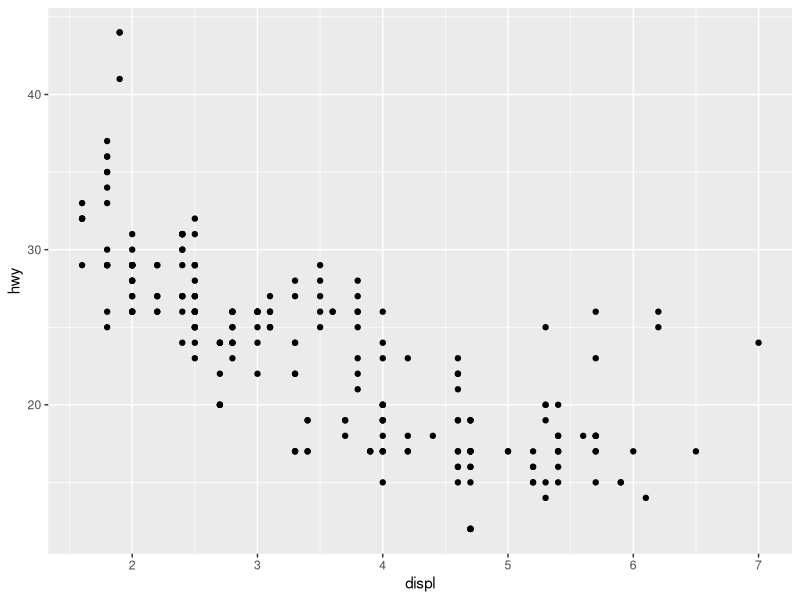
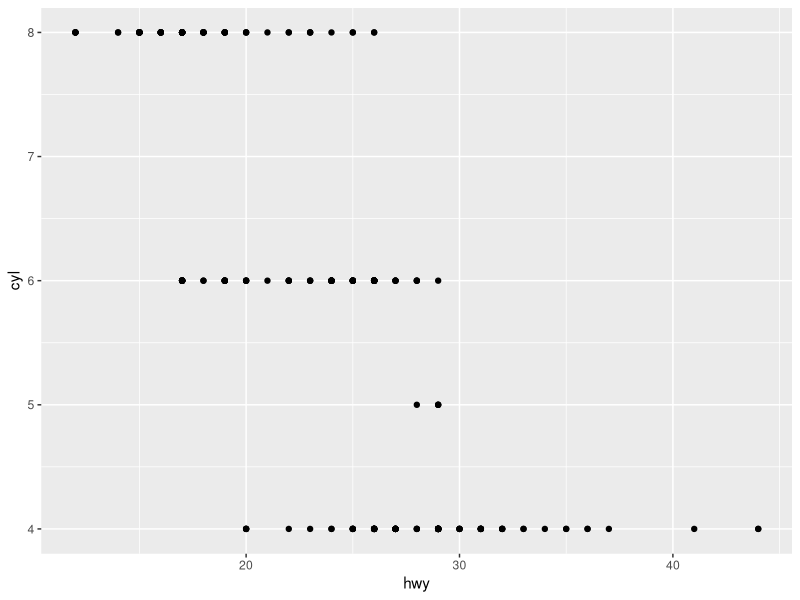
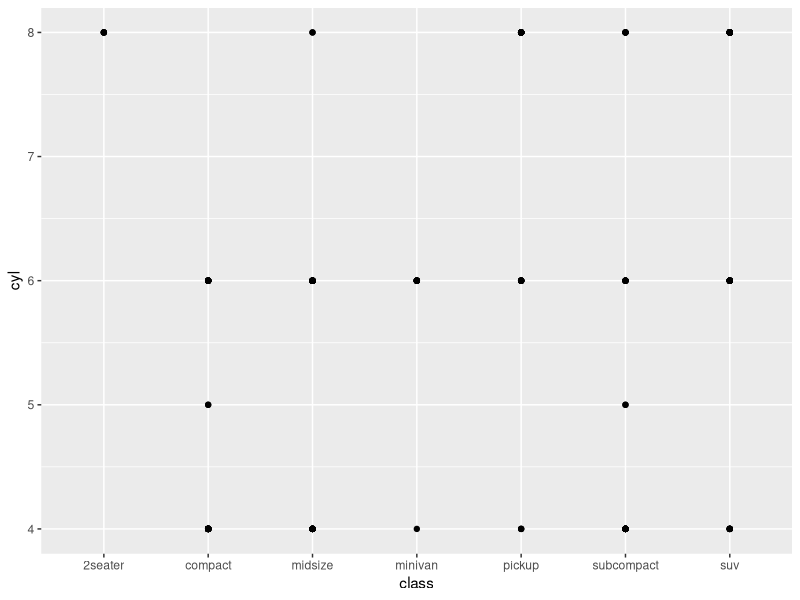
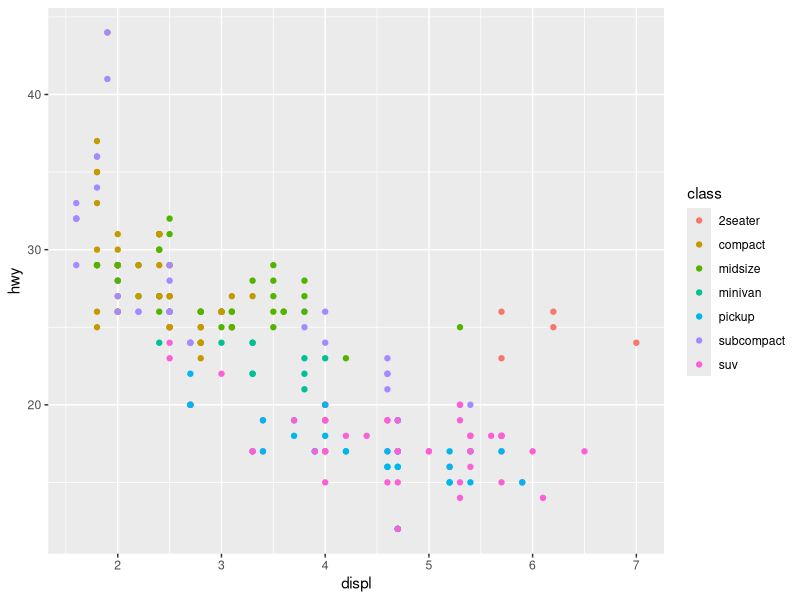
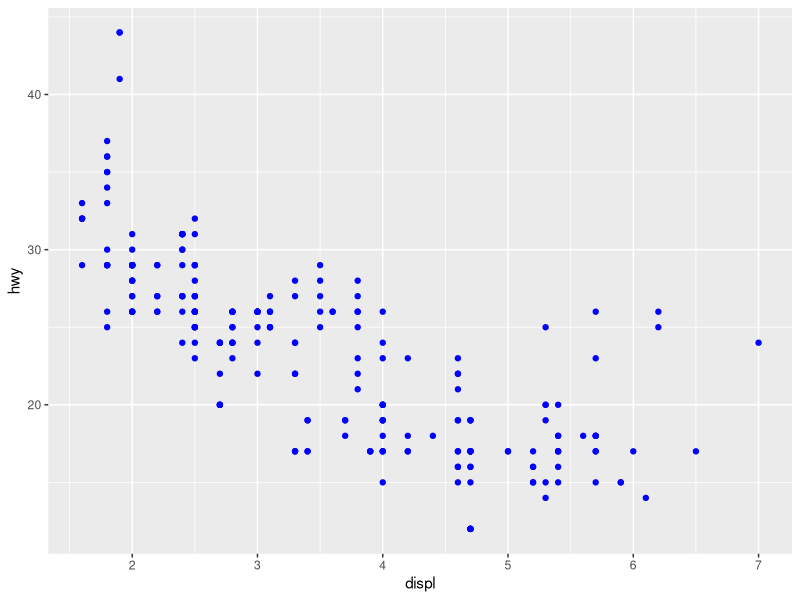
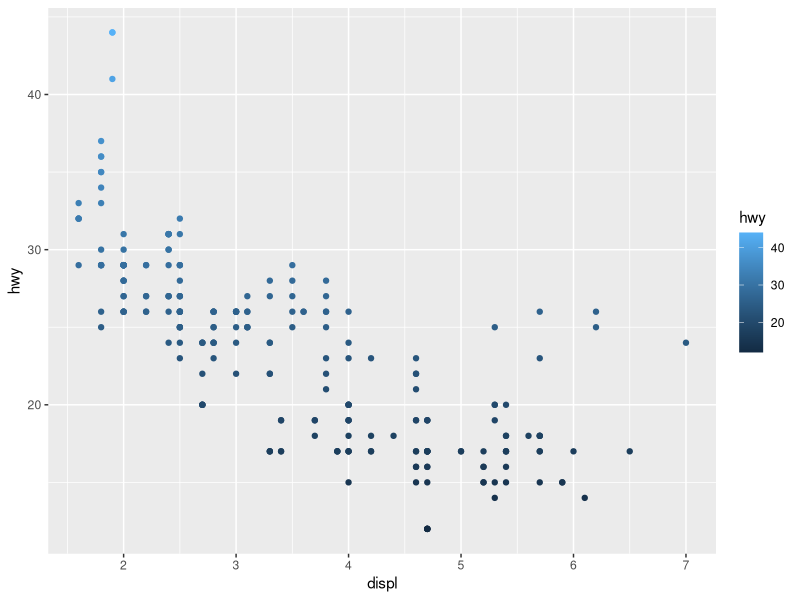
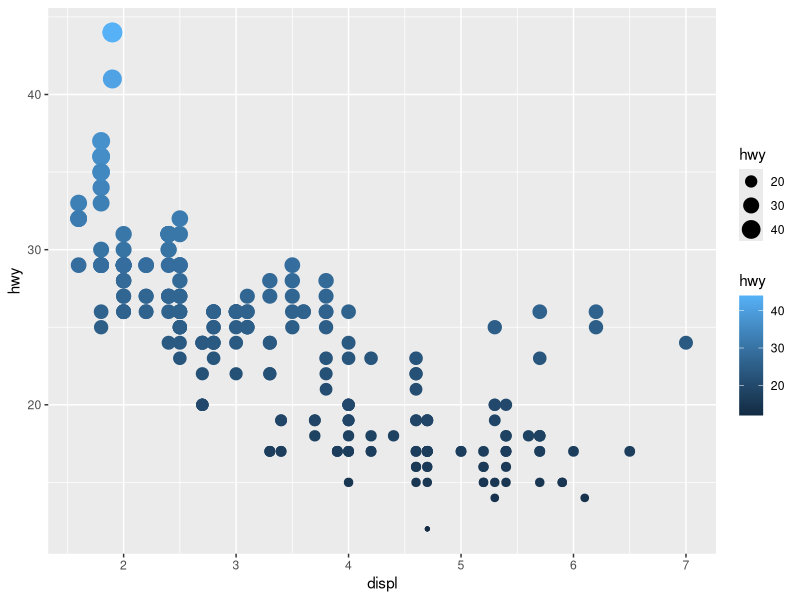
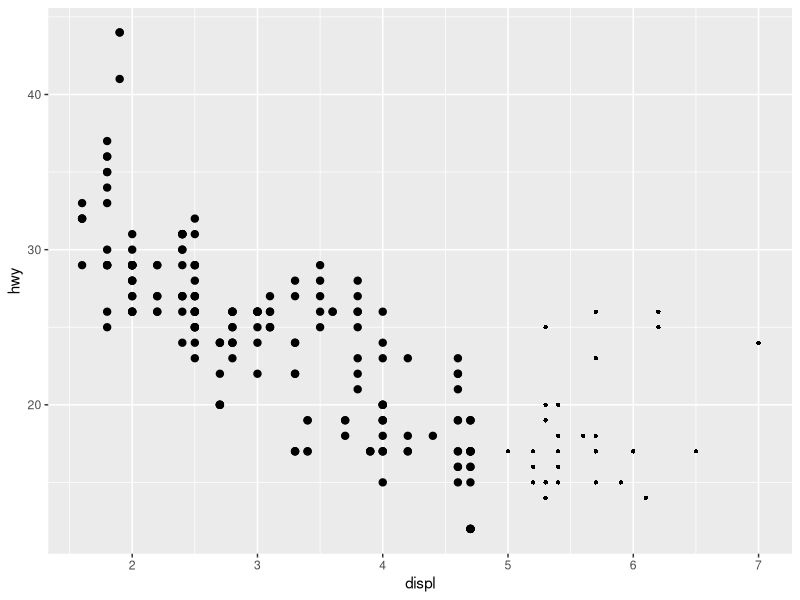

The R source for these figures, in order:
## ---- chunk 1
#install.packages("tidyverse")
library(tidyverse)
library(ggplot2)
## ---- chunk 2
mpg <- ggplot2::mpg # Assim posso carregar itens de uma lib sem carregar toda ela.
## ---- chunk 3
# displ -> tamanho do motor
# hwy -> consumo em rodovias

ggplot(data = mpg)+
  geom_point(mapping = aes(x = displ, y = hwy))
## ---- chunk 4
summary(mpg)
?mpg
## ---- chunk 5
ggplot(data = mpg)+
  geom_point(aes(x = hwy, y = cyl))
## ---- chunk 6
ggplot(data = mpg)+
  geom_point(aes(x = class, y = cyl))

# Não posso fazer um scatterplot pq tenho uma variável de categoria

ggplot(data = mpg)+
  geom_point(aes(x = displ, y = hwy, color = class))
## ---- chunk 7
ggplot(data = mpg)+
  geom_point(aes(x = displ, y = hwy), color = "blue")
## ---- chunk 8
ggplot(data = mpg)+
  geom_point(aes(x = displ, y = hwy, color = hwy))

ggplot(data = mpg)+
  geom_point(aes(x = displ, y = hwy, size = hwy, color = hwy))
## ---- chunk 9
?geom_point

ggplot(data = mpg)+
  geom_point(aes(x = displ, y = hwy, stroke = displ < 5))
## ---- chunk 10
ggplot(data = mpg)+
  geom_point(aes(x = displ, y = hwy))+
  facet_wrap(~ class, nrow = 2)

# Não faça isso aqui em baixo
ggplot(data = mpg)+
  geom_point(aes(x = displ, y = hwy))+
  facet_wrap(~ cty, nrow = 2)


# Itens em branco indicam que não tenho um relacionamento, no caso como exemplo não tenho relacionamento entre tração frontal e minivan
ggplot(data = mpg)+
  geom_point(aes(x = displ, y = hwy))+
  facet_grid(drv ~ class)

# Prova 
mpg[mpg$drv == 'r' & mpg$class == 'minivan', ]


## USANDO (.)

ggplot(data = mpg)+
  geom_point(aes(x = displ, y = hwy))+
  facet_grid(drv ~ .)


ggplot(data = mpg)+
  geom_point(aes(x = displ, y = hwy))+
  facet_grid(. ~ cyl)

?facet_wrap
?facet_grid
